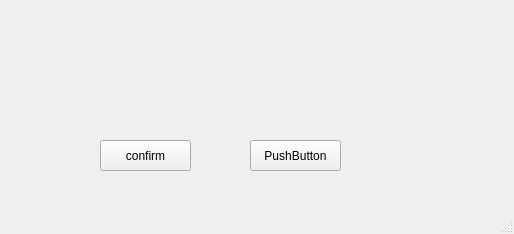
<?xml version="1.0" encoding="UTF-8"?>
<ui version="4.0">
 <class>SendOrderWindow</class>
 <widget class="QMainWindow" name="SendOrderWindow">
  <property name="geometry">
   <rect>
    <x>0</x>
    <y>0</y>
    <width>514</width>
    <height>234</height>
   </rect>
  </property>
  <property name="windowTitle">
   <string>MainWindow</string>
  </property>
  <widget class="QWidget" name="centralwidget">
   <widget class="QLabel" name="label">
    <property name="geometry">
     <rect>
      <x>40</x>
      <y>30</y>
      <width>421</width>
      <height>81</height>
     </rect>
    </property>
    <property name="text">
     <string/>
    </property>
   </widget>
   <widget class="QPushButton" name="confirmButton">
    <property name="geometry">
     <rect>
      <x>100</x>
      <y>140</y>
      <width>91</width>
      <height>31</height>
     </rect>
    </property>
    <property name="text">
     <string>confirm</string>
    </property>
   </widget>
   <widget class="QPushButton" name="cancelButton">
    <property name="geometry">
     <rect>
      <x>250</x>
      <y>140</y>
      <width>91</width>
      <height>31</height>
     </rect>
    </property>
    <property name="text">
     <string>PushButton</string>
    </property>
   </widget>
  </widget>
  <widget class="QMenuBar" name="menubar">
   <property name="geometry">
    <rect>
     <x>0</x>
     <y>0</y>
     <width>514</width>
     <height>23</height>
    </rect>
   </property>
  </widget>
  <widget class="QStatusBar" name="statusbar"/>
 </widget>
 <resources/>
 <connections/>
</ui>
